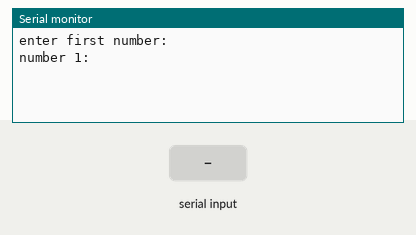
Recording of a sketch running on a simulated Arduino Uno, built with avr-gcc and run on an emulated ATmega328P. On the bench: the last lines printed to the serial monitor. The test bench sets the inputs (shaded band).

Above: at 1.2 s.
1.3 s: "90,45\n" received over Serial
At 2.3 s:
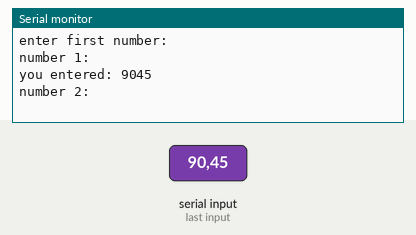
2.8 s: byte 10 ('\n') received over Serial
At 3.1 s:
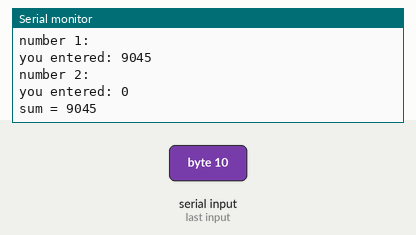
4.3 s: "30,150\n" received over Serial
At 5.8 s:
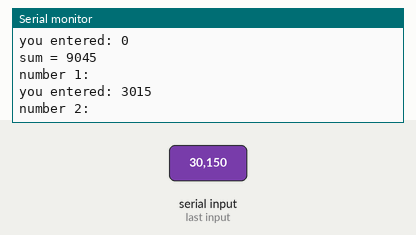

Measured:
- after the input at 1.3 s, the serial monitor: prints a new line at once (image 1)
- after the input at 2.8 s, the serial monitor: prints a new line at once (image 2)
- after the input at 4.3 s, the serial monitor: prints a new line at once (image 3)

The sketch:

sum.ino
```cpp
char buf[10];
int i;
unsigned long num1, num2;

unsigned long readNum() {
  i = 0;
  while (1) {
    if (Serial.available()) {

      char c = Serial.read();
      if (c == '\n') {
        buf[i] = 0;
        return atol(buf);
      }
      if (c >= '0' && c <= '9'&&i<=3) {
        buf[i++] = c;
      }
    }


  }
}


void setup() {
  Serial.begin(9600);
  Serial.println("enter first number:");
}

void loop() {
  Serial.println("number 1:");
  num1 = readNum();
  Serial.print("you entered: ");
  Serial.println(num1);

  Serial.println("number 2:");
  num2 = readNum();
  Serial.print("you entered: ");
  Serial.println(num2);

  Serial.print("sum = ");
  Serial.println(num1 + num2);
  delay(1000);
}
```
